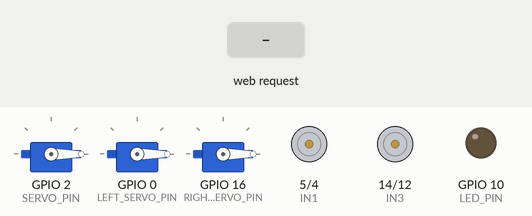
The sketch below on a simulated ESP8266 (NodeMCU). On the bench: 3 × servo, motor-driver pin pairs drawn as motors (green arrow = first pin HIGH = forward, orange = second pin HIGH = backward, longer = more drive, scaled by the enable pin), output pins drawn as LEDs (lit = HIGH). Inputs (shaded band) come from the test bench.

Above: at 1.2 s.
1.3 s: HTTP request GET /forward received
At 2.3 s:
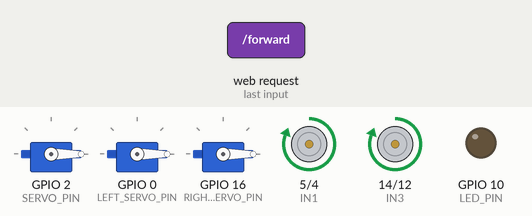
2.8 s: HTTP request GET /reverse received
At 3.5 s:
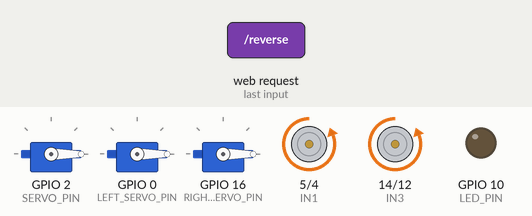
4.3 s: HTTP request GET /left received
At 4.6 s:
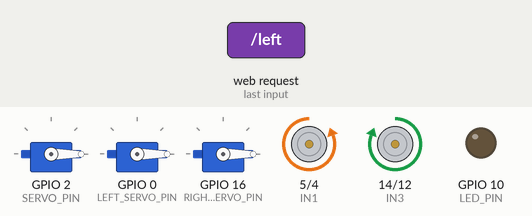
5.8 s: HTTP request GET /right received
At 7.0 s:
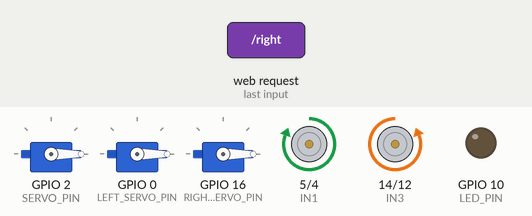
7.3 s: HTTP request GET /stop received
At 8.1 s:
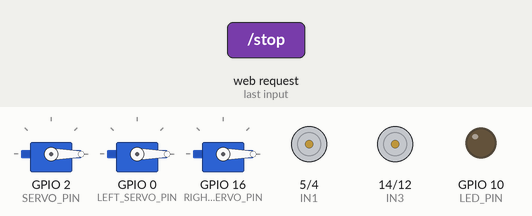
8.8 s: HTTP request GET /up received
At 9.2 s:
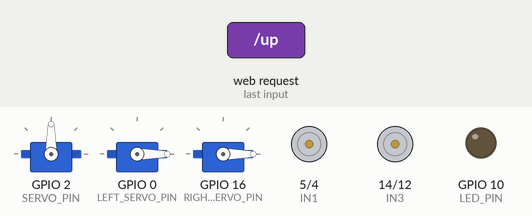
Timing chart, 0 to 11.3 s (numbered marks = the images above; inputs shaded):
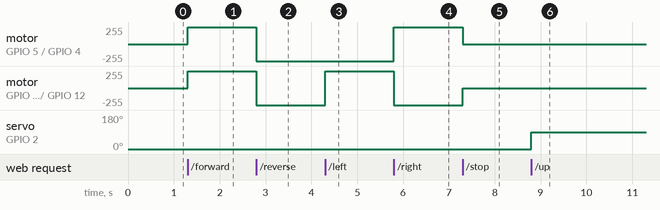

The sketch:

esp8266.ino
```cpp
#include <ESP8266WiFi.h>
#include <ESP8266WebServer.h>
#include <Servo.h>

const char* ssid = "ESP8266_ROBOT";
const char* password = "12345678";

ESP8266WebServer server(80);

// Motor pins (NodeMCU)
#define IN1 5   // D1
#define IN2 4   // D2
#define IN3 14  // D5
#define IN4 12  // D6
#define ENA 13  // D7
#define ENB 15  // D8

// ===== LED PIN =====
#define LED_PIN 10   // SD3 (Safe GPIO for LED control)

int speedValue = 600;  // 0–1023 for ESP8266 PWM

// ===== SERVOS =====
Servo myServo;
Servo leftServo;
Servo rightServo;

#define SERVO_PIN 2       // D4
#define LEFT_SERVO_PIN 0  // D3
#define RIGHT_SERVO_PIN 16 // D0

// ==========================================================

void setup() {

  Serial.begin(115200);

  pinMode(IN1, OUTPUT);
  pinMode(IN2, OUTPUT);
  pinMode(IN3, OUTPUT);
  pinMode(IN4, OUTPUT);

  pinMode(ENA, OUTPUT);
  pinMode(ENB, OUTPUT);

  // LED Setup
  pinMode(LED_PIN, OUTPUT);
  digitalWrite(LED_PIN, LOW);

  analogWrite(ENA, speedValue);
  analogWrite(ENB, speedValue);

  myServo.attach(SERVO_PIN);
  myServo.write(0);

  leftServo.attach(LEFT_SERVO_PIN);
  leftServo.write(0);

  rightServo.attach(RIGHT_SERVO_PIN);
  rightServo.write(0);

  WiFi.softAP(ssid, password);

  server.on("/", handleRoot);
  server.on("/forward", moveForward);
  server.on("/reverse", moveReverse);
  server.on("/left", turnLeft);
  server.on("/right", turnRight);
  server.on("/stop", stopRobot);
  server.on("/speed", setSpeed);

  server.on("/up", servoUp);
  server.on("/down", servoDown);
  server.on("/leftup", leftUp);
  server.on("/leftdown", leftDown);
  server.on("/rightup", rightUp);
  server.on("/rightdown", rightDown);

  // ===== LED APIs =====
  server.on("/ledon", ledOn);
  server.on("/ledoff", ledOff);

  server.begin();
}

void loop() {
  server.handleClient();
}

// ================= LED CONTROL =================
void ledOn() {
  digitalWrite(LED_PIN, HIGH);
  server.send(200, "text/plain", "");
}

void ledOff() {
  digitalWrite(LED_PIN, LOW);
  server.send(200, "text/plain", "");
}

// ================= SPEED =================
void setSpeed() {
  if (server.hasArg("value")) {
    speedValue = server.arg("value").toInt();
    analogWrite(ENA, speedValue);
    analogWrite(ENB, speedValue);
  }
  server.send(200, "text/plain", "");
}

// ================= MOTOR =================
void moveForward() {
  analogWrite(ENA, speedValue);
  analogWrite(ENB, speedValue);
  digitalWrite(IN1, HIGH);
  digitalWrite(IN2, LOW);
  digitalWrite(IN3, HIGH);
  digitalWrite(IN4, LOW);
  server.send(200, "text/plain", "");
}

void moveReverse() {
  analogWrite(ENA, speedValue);
  analogWrite(ENB, speedValue);
  digitalWrite(IN1, LOW);
  digitalWrite(IN2, HIGH);
  digitalWrite(IN3, LOW);
  digitalWrite(IN4, HIGH);
  server.send(200, "text/plain", "");
}

void turnLeft() {
  analogWrite(ENA, speedValue);
  analogWrite(ENB, speedValue);
  digitalWrite(IN1, LOW);
  digitalWrite(IN2, HIGH);
  digitalWrite(IN3, HIGH);
  digitalWrite(IN4, LOW);
  server.send(200, "text/plain", "");
}

void turnRight() {
  analogWrite(ENA, speedValue);
  analogWrite(ENB, speedValue);
  digitalWrite(IN1, HIGH);
  digitalWrite(IN2, LOW);
  digitalWrite(IN3, LOW);
  digitalWrite(IN4, HIGH);
  server.send(200, "text/plain", "");
}

void stopRobot() {
  digitalWrite(IN1, LOW);
  digitalWrite(IN2, LOW);
  digitalWrite(IN3, LOW);
  digitalWrite(IN4, LOW);
  analogWrite(ENA, 0);
  analogWrite(ENB, 0);
  server.send(200, "text/plain", "");
}

// ================= SERVOS =================
void servoUp() { myServo.write(90); server.send(200, "text/plain", ""); }
void servoDown() { myServo.write(0); server.send(200, "text/plain", ""); }

void leftUp() { leftServo.write(90); server.send(200, "text/plain", ""); }
void leftDown() { leftServo.write(0); server.send(200, "text/plain", ""); }

void rightUp() { rightServo.write(90); server.send(200, "text/plain", ""); }
void rightDown() { rightServo.write(0); server.send(200, "text/plain", ""); }

// ================= WEB PAGE =================
void handleRoot() {

String html = R"rawliteral(
<!DOCTYPE html>
<html>
<head>
<meta name="viewport" content="width=device-width, initial-scale=1">
<style>
body{background:#111;text-align:center;font-family:Arial;color:white;}
button{width:120px;height:60px;margin:8px;font-size:16px;border:none;border-radius:10px;background:#00cc77;}
.stop{background:red;}
</style>
</head>
<body>

<h2>ROBOT CONTROL</h2>

<button onclick="fetch('/forward')">FORWARD</button><br>
<button onclick="fetch('/left')">LEFT</button>
<button onclick="fetch('/right')">RIGHT</button><br>
<button onclick="fetch('/reverse')">REVERSE</button><br>
<button class="stop" onclick="fetch('/stop')">STOP</button>

<h3>LED CONTROL</h3>
<button onclick="fetch('/ledon')">LED ON</button>
<button onclick="fetch('/ledoff')">LED OFF</button>

<h3>CENTER SERVO</h3>
<button onclick="fetch('/up')">UP</button>
<button onclick="fetch('/down')">DOWN</button>

<h3>LEFT HAND</h3>
<button onclick="fetch('/leftup')">UP</button>
<button onclick="fetch('/leftdown')">DOWN</button>

<h3>RIGHT HAND</h3>
<button onclick="fetch('/rightup')">UP</button>
<button onclick="fetch('/rightdown')">DOWN</button>

<br><br>
<input type="range" min="0" max="1023" value="600"
oninput="fetch('/speed?value='+this.value)">

</body>
</html>
)rawliteral";

  server.send(200, "text/html", html);
}
```

Measured:
- after the input at 1.3 s, motor on GPIO 5 (IN1) / GPIO 4 (IN2), motor on GPIO 14 (IN3) / GPIO 12 (IN4): stopped → forward 255/255 at once
- after the input at 2.8 s, motor on GPIO 5 (IN1) / GPIO 4 (IN2), motor on GPIO 14 (IN3) / GPIO 12 (IN4): forward 255/255 → backward 255/255 at once
- after the input at 4.3 s, motor on GPIO 14 (IN3) / GPIO 12 (IN4): backward 255/255 → forward 255/255 at once
- after the input at 5.8 s, motor on GPIO 5 (IN1) / GPIO 4 (IN2): backward 255/255 → forward 255/255 at once; motor on GPIO 14 (IN3) / GPIO 12 (IN4): forward 255/255 → backward 255/255 at once
- after the input at 7.3 s, motor on GPIO 5 (IN1) / GPIO 4 (IN2): forward 255/255 → stopped at once; motor on GPIO 14 (IN3) / GPIO 12 (IN4): backward 255/255 → stopped at once
- after the input at 8.8 s, servo on GPIO 2 (SERVO_PIN): 0° → 90° at once
